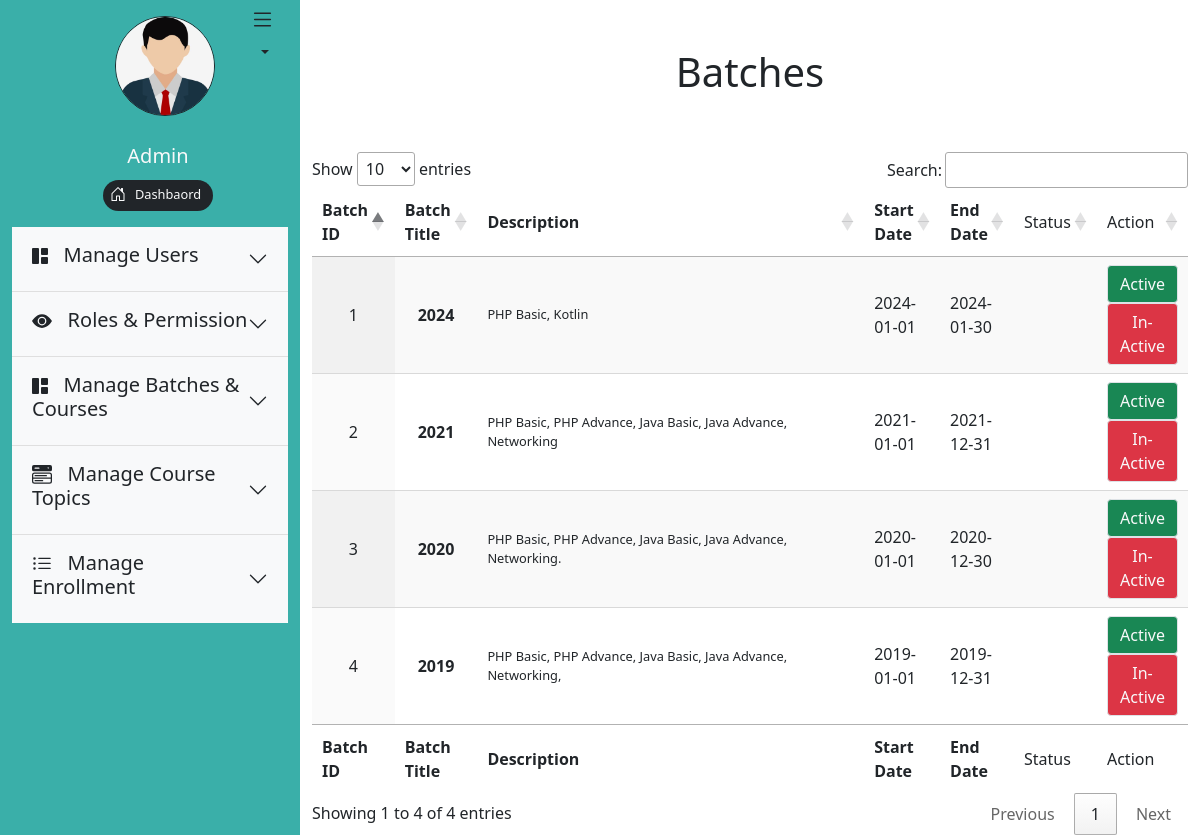
Page /admin/show_batches.php on the committed database.
### tables this page shows
CREATE TABLE `batches` (
  `batch_id` int(11) NOT NULL AUTO_INCREMENT,
  `status_id` int(11) DEFAULT NULL,
  `batch_title` varchar(100) DEFAULT NULL,
  `batch_description` text DEFAULT NULL,
  `batch_start_date` date DEFAULT NULL,
  `batch_end_date` date DEFAULT NULL,
  `created_at` datetime DEFAULT NULL,
  `updated_at` datetime DEFAULT NULL,
  PRIMARY KEY (`batch_id`)
);

### admin/show_batches.php (the view)
<?php
require_once("require/header.php");
require_once("../require/database_connection.php");
?>
<div class="col-sm-9">
    <h1 class="display-6 p-5 text-center">Batches </h1>
    <table id="example" class="display" style="width:100%">
        <thead>
            <tr>
            	<th style="width:3px;">Batch ID</th>
                <th>Batch Title</th>
                <th>Description</th>
                <th>Start Date</th>
                <th>End Date</th>
                <td>Status</td>
                <td>Action</td>
            </tr>
        </thead>
        <tbody>
        <?php $count = 1;
        $query = "SELECT * FROM batches ORDER BY batch_id DESC";
        $result = mysqli_query($connection, $query);
        if($result->num_rows){
        ?><tr>
            <?php
            while($row = mysqli_fetch_assoc($result)){
            ?>
                <td class="text-center"><?php echo $count++ ; ?></td>
                <td class="text-center"><b><?php echo $row['batch_title']; ?></b></td>
                <td width="500" style="font-size: 0.8em"><?php echo $row['batch_description']; ?></td>
                <td><?php echo $row['batch_start_date']; ?></td>
                <td><?php echo $row['batch_end_date']; ?></td>
                <td><?php if($row['status_id'] == 1 )
                    {   echo "<b>Active</b>";  }
                    elseif($row['status_id']==2) {
                        echo "<b>In-Active</b>";  }
                     ?>
                </td>
                <td style="display:inline-grid;">
                    <button type="submit" name="active_topic" class="btn border bg-success text-light" >Active</button>
                    <button type="submit" name="inactive_topic" class="btn border bg-danger text-light">In-Active</button>
                </td>
            </tr>
        <?php
            }
        }
        ?>
        </tbody>
        <tfoot>
            <tr>
            	<th>Batch ID</th>
                <th>Batch Title</th>
                <th>Description</th>
                <th>Start Date</th>
                <th>End Date</th>
                <td>Status</td>
                <td>Action</td>
            </tr>
        </tfoot>
    </table>
<?php require_once("require/footer.php"); ?>

### rows in the picture
batches: batch_title "2024", batch_description "PHP Basic, Kotlin", batch_start_date "2024-01-01", batch_end_date "2024-01-30"
batches: batch_title "2021", batch_description "PHP Basic, PHP Advance, Java Basic, Java Advance, Networking", batch_start_date "2021-01-01", batch_end_date "2021-12-31"
batches: batch_title "2020", batch_description "PHP Basic, PHP Advance, Java Basic, Java Advance, Networking.", batch_start_date "2020-01-01", batch_end_date "2020-12-30"
batches: batch_title "2019", batch_description "PHP Basic, PHP Advance, Java Basic, Java Advance, Networking,", batch_start_date "2019-01-01", batch_end_date "2019-12-31"
